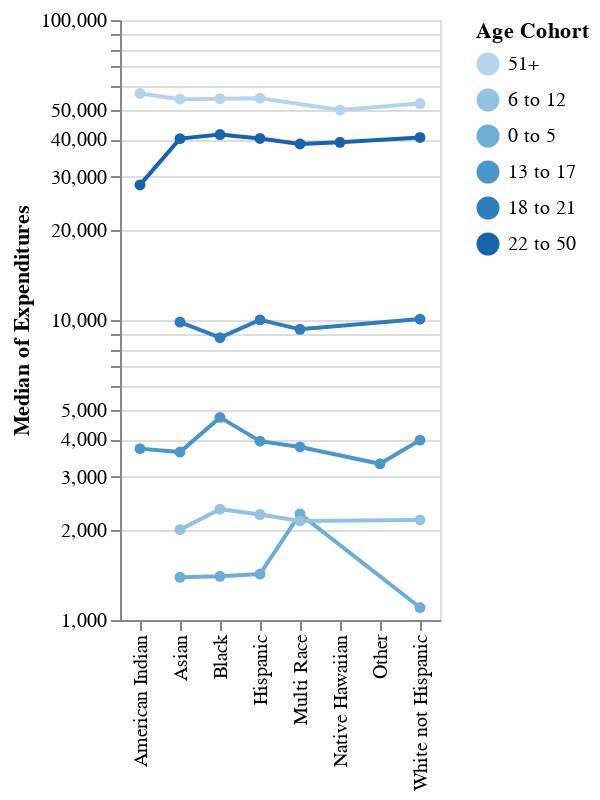

The cell this chart's notebook holds for it:
### Markdown cell above
<!-- END QUESTION -->

<!-- BEGIN QUESTION -->

### Question 7: correcting for age

Hopefully, the last few prompts convinced you that the apparent discrimination *could* simply be an artefact of differing age structure. You can investigate this by plotting median expenditure against ethnicity, as in figure 1, but now also correcting for age cohort.

Construct an Altair point-and-line chart based on `dds_cat` with:

   + ethnicity on the x axis
   + no x axis label
   + median expenditure on the y axis
   + the y axis displayed on the log scale
   + age cohort mapped to color and sorted in order of age
   + lines connecting points that display the median expenditure for each ethnicity and cohort, with one line per age cohort
    
Store the result as `fig_4` and display the graphic.

### Code cell
# construct plot
# BEGIN SOLUTION
fig_4 = alt.Chart(dds_cat).mark_line(point = True).encode(
    x = alt.X('Ethnicity', title = ''),
    y = alt.Y('median(Expenditures)', 
              scale = alt.Scale(type = 'log')),
    color = alt.Color('Age Cohort:O', 
                      sort = alt.EncodingSortField(field = 'cohort_order', 
                                                   order = 'ascending'))
)
# END SOLUTION

# display
fig_4 # SOLUTION

### Figure 1 — Vega-Lite specification as saved in the notebook (floating-point values rounded to 4 significant figures; data arrays with more than 128 entries replaced by an {"elided": "..."} marker saying what was removed)
{"config": {"view": {"continuousWidth": 400, "continuousHeight": 300}}, "data": {"name": "data-c45255f102a5af550b2d77c3fd5e3956"}, "mark": {"type": "line", "point": true}, "encoding": {"color": {"field": "Age Cohort", "sort": {"field": "cohort_order", "order": "ascending"}, "type": "ordinal"}, "x": {"field": "Ethnicity", "title": "", "type": "nominal"}, "y": {"aggregate": "median", "field": "Expenditures", "scale": {"type": "log"}, "type": "quantitative"}}, "$schema": "https://vega.github.io/schema/vega-lite/v4.17.0.json", "datasets": {"data-c45255f102a5af550b2d77c3fd5e3956": {"elided": "1000 records"}}}
